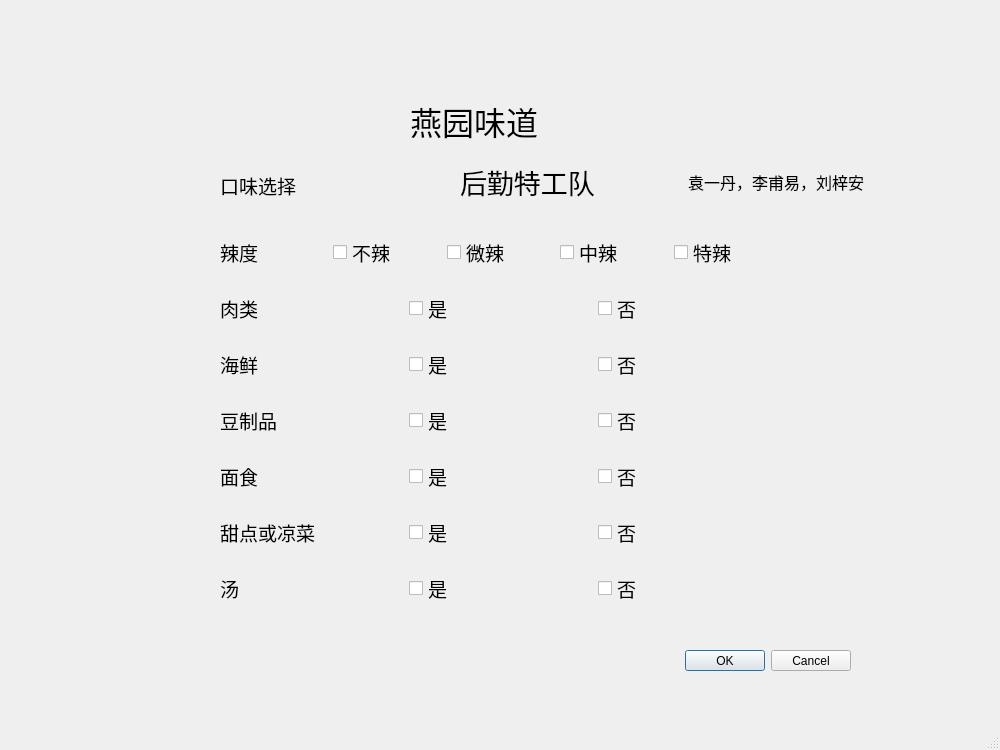
<?xml version="1.0" encoding="UTF-8"?>
<ui version="4.0">
 <class>MainWindow</class>
 <widget class="QMainWindow" name="MainWindow">
  <property name="geometry">
   <rect>
    <x>0</x>
    <y>0</y>
    <width>1000</width>
    <height>750</height>
   </rect>
  </property>
  <property name="minimumSize">
   <size>
    <width>1000</width>
    <height>750</height>
   </size>
  </property>
  <property name="maximumSize">
   <size>
    <width>1000</width>
    <height>750</height>
   </size>
  </property>
  <property name="windowTitle">
   <string>MainWindow</string>
  </property>
  <widget class="QWidget" name="centralwidget">
   <widget class="QDialogButtonBox" name="confirm_button">
    <property name="geometry">
     <rect>
      <x>680</x>
      <y>650</y>
      <width>171</width>
      <height>21</height>
     </rect>
    </property>
    <property name="standardButtons">
     <set>QDialogButtonBox::Cancel|QDialogButtonBox::Ok</set>
    </property>
   </widget>
   <widget class="QWidget" name="layoutWidget">
    <property name="geometry">
     <rect>
      <x>220</x>
      <y>220</y>
      <width>561</width>
      <height>401</height>
     </rect>
    </property>
    <property name="font">
     <font>
      <family>微软雅黑</family>
      <pointsize>14</pointsize>
      <bold>false</bold>
     </font>
    </property>
    <layout class="QGridLayout" name="gridLayout">
     <item row="0" column="0">
      <layout class="QHBoxLayout" name="horizontalLayout">
       <item>
        <widget class="QLabel" name="label">
         <property name="font">
          <font>
           <family>微软雅黑</family>
           <pointsize>14</pointsize>
           <bold>false</bold>
          </font>
         </property>
         <property name="text">
          <string>辣度</string>
         </property>
         <property name="indent">
          <number>0</number>
         </property>
        </widget>
       </item>
       <item>
        <widget class="QCheckBox" name="spicy_checkbox1">
         <property name="text">
          <string>不辣</string>
         </property>
        </widget>
       </item>
       <item>
        <widget class="QCheckBox" name="spicy_checkbox2">
         <property name="font">
          <font>
           <family>微软雅黑</family>
           <pointsize>14</pointsize>
           <bold>false</bold>
          </font>
         </property>
         <property name="text">
          <string>微辣</string>
         </property>
        </widget>
       </item>
       <item>
        <widget class="QCheckBox" name="spicy_checkbox3">
         <property name="font">
          <font>
           <family>微软雅黑</family>
           <pointsize>14</pointsize>
           <bold>false</bold>
          </font>
         </property>
         <property name="text">
          <string>中辣</string>
         </property>
        </widget>
       </item>
       <item>
        <widget class="QCheckBox" name="spicy_checkbox4">
         <property name="font">
          <font>
           <family>微软雅黑</family>
           <pointsize>14</pointsize>
           <bold>false</bold>
          </font>
         </property>
         <property name="text">
          <string>特辣</string>
         </property>
        </widget>
       </item>
      </layout>
     </item>
     <item row="1" column="0">
      <layout class="QHBoxLayout" name="horizontalLayout_2">
       <item>
        <widget class="QLabel" name="label_2">
         <property name="font">
          <font>
           <family>微软雅黑</family>
           <pointsize>14</pointsize>
           <bold>false</bold>
          </font>
         </property>
         <property name="text">
          <string>肉类</string>
         </property>
        </widget>
       </item>
       <item>
        <widget class="QCheckBox" name="meat_checkbox1">
         <property name="font">
          <font>
           <family>微软雅黑</family>
           <pointsize>14</pointsize>
           <bold>false</bold>
          </font>
         </property>
         <property name="text">
          <string>是</string>
         </property>
        </widget>
       </item>
       <item>
        <widget class="QCheckBox" name="meat_checkbox2">
         <property name="font">
          <font>
           <family>微软雅黑</family>
           <pointsize>14</pointsize>
           <bold>false</bold>
          </font>
         </property>
         <property name="text">
          <string>否</string>
         </property>
        </widget>
       </item>
      </layout>
     </item>
     <item row="2" column="0">
      <layout class="QHBoxLayout" name="horizontalLayout_3">
       <item>
        <widget class="QLabel" name="label_3">
         <property name="font">
          <font>
           <family>微软雅黑</family>
           <pointsize>14</pointsize>
           <bold>false</bold>
          </font>
         </property>
         <property name="text">
          <string>海鲜</string>
         </property>
        </widget>
       </item>
       <item>
        <widget class="QCheckBox" name="seafood_checkbox1">
         <property name="font">
          <font>
           <family>微软雅黑</family>
           <pointsize>14</pointsize>
           <bold>false</bold>
          </font>
         </property>
         <property name="text">
          <string>是</string>
         </property>
        </widget>
       </item>
       <item>
        <widget class="QCheckBox" name="seafood_checkbox2">
         <property name="font">
          <font>
           <family>微软雅黑</family>
           <pointsize>14</pointsize>
           <bold>false</bold>
          </font>
         </property>
         <property name="text">
          <string>否</string>
         </property>
        </widget>
       </item>
      </layout>
     </item>
     <item row="3" column="0">
      <layout class="QHBoxLayout" name="horizontalLayout_4">
       <item>
        <widget class="QLabel" name="label_4">
         <property name="font">
          <font>
           <family>微软雅黑</family>
           <pointsize>14</pointsize>
           <bold>false</bold>
          </font>
         </property>
         <property name="text">
          <string>豆制品</string>
         </property>
        </widget>
       </item>
       <item>
        <widget class="QCheckBox" name="soybean_checkbox1">
         <property name="font">
          <font>
           <family>微软雅黑</family>
           <pointsize>14</pointsize>
           <bold>false</bold>
          </font>
         </property>
         <property name="text">
          <string>是</string>
         </property>
        </widget>
       </item>
       <item>
        <widget class="QCheckBox" name="soybean_checkbox2">
         <property name="font">
          <font>
           <family>微软雅黑</family>
           <pointsize>14</pointsize>
           <bold>false</bold>
          </font>
         </property>
         <property name="text">
          <string>否</string>
         </property>
        </widget>
       </item>
      </layout>
     </item>
     <item row="4" column="0">
      <layout class="QHBoxLayout" name="horizontalLayout_5">
       <item>
        <widget class="QLabel" name="label_5">
         <property name="font">
          <font>
           <family>微软雅黑</family>
           <pointsize>14</pointsize>
           <bold>false</bold>
          </font>
         </property>
         <property name="text">
          <string>面食</string>
         </property>
        </widget>
       </item>
       <item>
        <widget class="QCheckBox" name="noodle_checkbox1">
         <property name="font">
          <font>
           <family>微软雅黑</family>
           <pointsize>14</pointsize>
           <bold>false</bold>
          </font>
         </property>
         <property name="text">
          <string>是</string>
         </property>
        </widget>
       </item>
       <item>
        <widget class="QCheckBox" name="noodle_checkbox2">
         <property name="font">
          <font>
           <family>微软雅黑</family>
           <pointsize>14</pointsize>
           <bold>false</bold>
          </font>
         </property>
         <property name="text">
          <string>否</string>
         </property>
        </widget>
       </item>
      </layout>
     </item>
     <item row="5" column="0">
      <layout class="QHBoxLayout" name="horizontalLayout_6">
       <item>
        <widget class="QLabel" name="label_6">
         <property name="font">
          <font>
           <family>微软雅黑</family>
           <pointsize>14</pointsize>
           <bold>false</bold>
          </font>
         </property>
         <property name="text">
          <string>甜点或凉菜</string>
         </property>
        </widget>
       </item>
       <item>
        <widget class="QCheckBox" name="colddish_checkbox1">
         <property name="font">
          <font>
           <family>微软雅黑</family>
           <pointsize>14</pointsize>
           <bold>false</bold>
          </font>
         </property>
         <property name="text">
          <string>是</string>
         </property>
        </widget>
       </item>
       <item>
        <widget class="QCheckBox" name="colddish_checkbox2">
         <property name="font">
          <font>
           <family>微软雅黑</family>
           <pointsize>14</pointsize>
           <bold>false</bold>
          </font>
         </property>
         <property name="text">
          <string>否</string>
         </property>
        </widget>
       </item>
      </layout>
     </item>
     <item row="6" column="0">
      <layout class="QHBoxLayout" name="horizontalLayout_7">
       <item>
        <widget class="QLabel" name="label_7">
         <property name="font">
          <font>
           <family>微软雅黑</family>
           <pointsize>14</pointsize>
           <bold>false</bold>
          </font>
         </property>
         <property name="text">
          <string>汤</string>
         </property>
        </widget>
       </item>
       <item>
        <widget class="QCheckBox" name="soup_checkbox1">
         <property name="font">
          <font>
           <family>微软雅黑</family>
           <pointsize>14</pointsize>
           <bold>false</bold>
          </font>
         </property>
         <property name="text">
          <string>是</string>
         </property>
        </widget>
       </item>
       <item>
        <widget class="QCheckBox" name="soup_checkbox2">
         <property name="font">
          <font>
           <family>微软雅黑</family>
           <pointsize>14</pointsize>
           <bold>false</bold>
          </font>
         </property>
         <property name="text">
          <string>否</string>
         </property>
        </widget>
       </item>
      </layout>
     </item>
    </layout>
   </widget>
   <widget class="QLabel" name="label_10">
    <property name="geometry">
     <rect>
      <x>220</x>
      <y>160</y>
      <width>131</width>
      <height>51</height>
     </rect>
    </property>
    <property name="font">
     <font>
      <pointsize>14</pointsize>
     </font>
    </property>
    <property name="text">
     <string>口味选择</string>
    </property>
   </widget>
   <widget class="QLabel" name="label_11">
    <property name="geometry">
     <rect>
      <x>410</x>
      <y>90</y>
      <width>151</width>
      <height>61</height>
     </rect>
    </property>
    <property name="font">
     <font>
      <family>新宋体</family>
      <pointsize>24</pointsize>
     </font>
    </property>
    <property name="text">
     <string>燕园味道</string>
    </property>
   </widget>
   <widget class="QWidget" name="layoutWidget">
    <property name="geometry">
     <rect>
      <x>460</x>
      <y>161</y>
      <width>450</width>
      <height>41</height>
     </rect>
    </property>
    <layout class="QHBoxLayout" name="horizontalLayout_8">
     <item>
      <widget class="QLabel" name="label_8">
       <property name="font">
        <font>
         <family>新宋体</family>
         <pointsize>20</pointsize>
        </font>
       </property>
       <property name="text">
        <string>后勤特工队   </string>
       </property>
      </widget>
     </item>
     <item>
      <widget class="QLabel" name="label_9">
       <property name="font">
        <font>
         <pointsize>12</pointsize>
        </font>
       </property>
       <property name="text">
        <string>袁一丹，李甫易，刘梓安</string>
       </property>
      </widget>
     </item>
    </layout>
   </widget>
  </widget>
  <widget class="QMenuBar" name="menubar">
   <property name="geometry">
    <rect>
     <x>0</x>
     <y>0</y>
     <width>1000</width>
     <height>25</height>
    </rect>
   </property>
  </widget>
  <widget class="QStatusBar" name="statusbar"/>
 </widget>
 <resources/>
 <connections/>
</ui>
